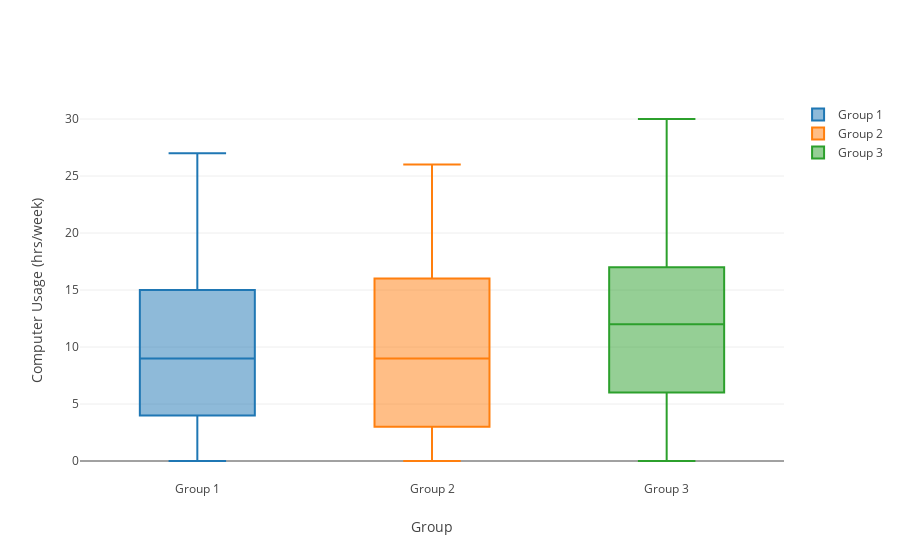

The code cell stored with this chart in its notebook:
### Markdown cell above
##### To compare the distribution of comp (the hours per week of computer use) among the three treatment groups, we'll create side by side boxplots of comp by treatment

### Code cell
g1 = go.Box(y=rand_sample[rand_sample.group == 1].Comp, name="Group 1")
g2 = go.Box(y=rand_sample[rand_sample.group == 2].Comp, name="Group 2")
g3 = go.Box(y=rand_sample[rand_sample.group == 3].Comp, name="Group 3")

boxlayout = {
    'xaxis': {'title': 'Group'},
    'yaxis': {'title': 'Computer Usage (hrs/week)'}
}

iplot(go.Figure(data=[g1, g2, g3], layout=boxlayout))

### Figure 1 — Plotly figure (JSON) as saved in the notebook; plotly's stock layout.template omitted (floating-point values rounded to 4 significant figures; data arrays with more than 128 entries replaced by an {"elided": "..."} marker saying what was removed)
{"data": [{"name": "Group 1", "type": "box", "uid": "8ce63a", "y": {"elided": "148 int values"}}, {"name": "Group 2", "type": "box", "uid": "2b5ee2", "y": {"elided": "138 int values"}}, {"name": "Group 3", "type": "box", "uid": "179855", "y": {"elided": "164 int values"}}], "layout": {"autosize": true, "xaxis": {"autorange": true, "range": [-0.5, 2.5], "title": "Group", "type": "category"}, "yaxis": {"autorange": true, "range": [-1.667, 31.67], "title": "Computer Usage (hrs/week)", "type": "linear"}}}
